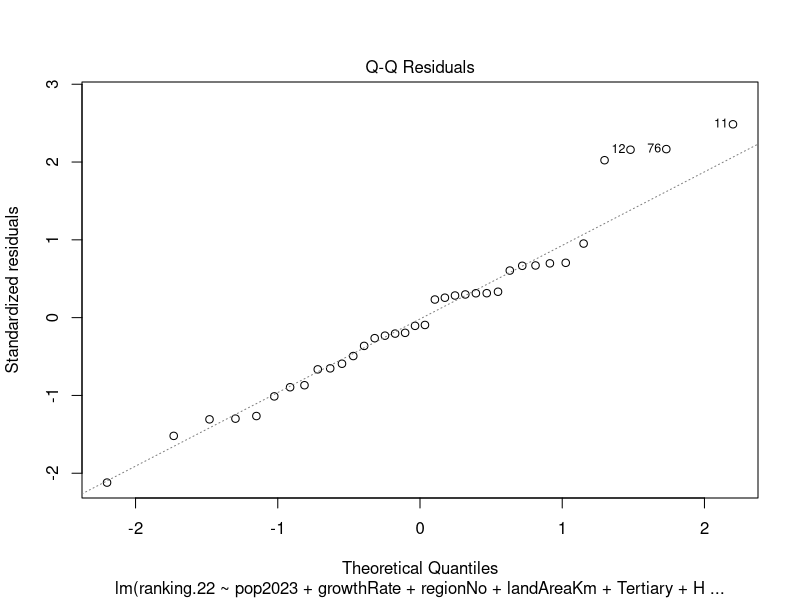

Generate this figure with R:
data <- read.csv("Zeszyt2.csv")
head(data)
summary(data)
str(data)

model <- lm(ranking.22 ~ pop2023 + growthRate + regionNo + landAreaKm
                    + Tertiary + HDI + Mean_years_of_schooling + GNI
                    + Happiness2021 + Happiness2020 + numbeoQoL, data = data)
summary(model)


#Wykres Q-Q residua
plot(model, 2)


